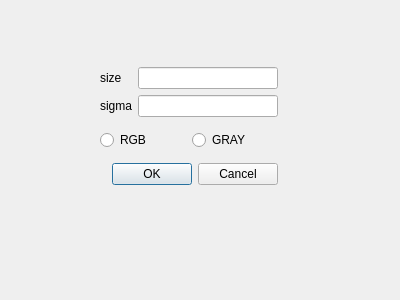
<?xml version="1.0" encoding="UTF-8"?>
<ui version="4.0">
 <class>DialogGauss</class>
 <widget class="QDialog" name="DialogGauss">
  <property name="geometry">
   <rect>
    <x>0</x>
    <y>0</y>
    <width>400</width>
    <height>300</height>
   </rect>
  </property>
  <property name="windowTitle">
   <string>Dialog</string>
  </property>
  <widget class="QWidget" name="gridLayoutWidget">
   <property name="geometry">
    <rect>
     <x>100</x>
     <y>60</y>
     <width>178</width>
     <height>135</height>
    </rect>
   </property>
   <layout class="QGridLayout" name="gridLayout_2">
    <item row="1" column="0">
     <layout class="QHBoxLayout" name="horizontalLayout">
      <item>
       <widget class="QRadioButton" name="rBtnRGB">
        <property name="text">
         <string>RGB</string>
        </property>
       </widget>
      </item>
      <item>
       <widget class="QRadioButton" name="rBtnGray">
        <property name="text">
         <string>GRAY</string>
        </property>
       </widget>
      </item>
     </layout>
    </item>
    <item row="0" column="0">
     <layout class="QGridLayout" name="gridLayout">
      <item row="0" column="0">
       <layout class="QVBoxLayout" name="verticalLayout">
        <item>
         <widget class="QLabel" name="label">
          <property name="text">
           <string>size</string>
          </property>
         </widget>
        </item>
        <item>
         <widget class="QLabel" name="label_2">
          <property name="text">
           <string>sigma</string>
          </property>
         </widget>
        </item>
       </layout>
      </item>
      <item row="0" column="1">
       <layout class="QVBoxLayout" name="verticalLayout_2">
        <item>
         <widget class="QLineEdit" name="lineEditSize"/>
        </item>
        <item>
         <widget class="QLineEdit" name="lineEditSigma"/>
        </item>
       </layout>
      </item>
     </layout>
    </item>
    <item row="2" column="0">
     <widget class="QDialogButtonBox" name="buttonBox">
      <property name="orientation">
       <enum>Qt::Horizontal</enum>
      </property>
      <property name="standardButtons">
       <set>QDialogButtonBox::Cancel|QDialogButtonBox::Ok</set>
      </property>
     </widget>
    </item>
   </layout>
  </widget>
 </widget>
 <resources/>
 <connections/>
</ui>
